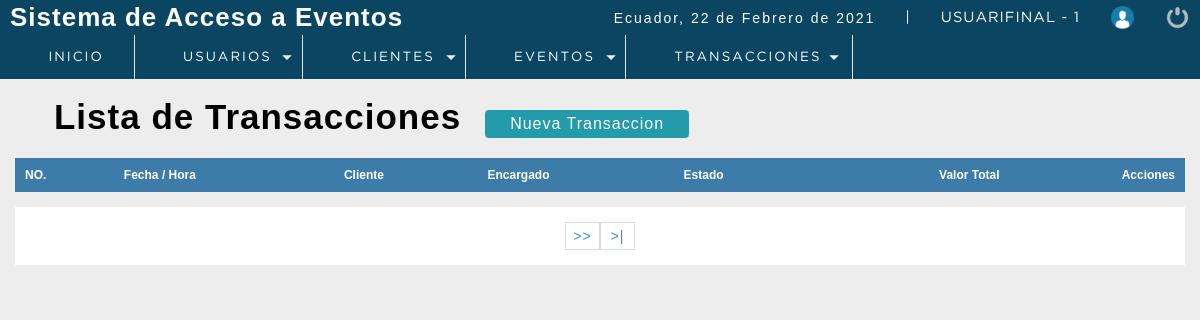
/P_seminarios/sistema/transacciones.php (signed in), run on an earlier commit of the app's database.
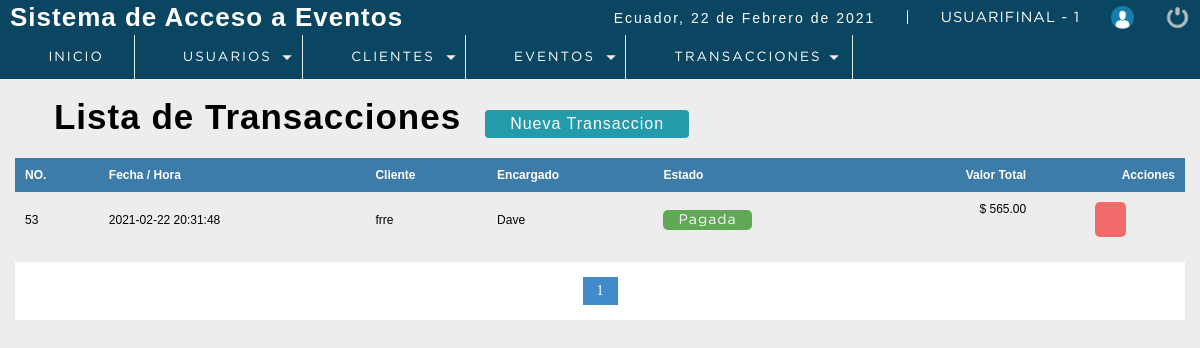
And on a later commit of the database.
### tables this page shows
CREATE TABLE `factura` (
  `nofactura` bigint(11) NOT NULL,
  `fecha` datetime NOT NULL DEFAULT current_timestamp(),
  `usuario` int(11) DEFAULT NULL,
  `codcliente` int(11) DEFAULT NULL,
  `totaltFactura` decimal(10,2) DEFAULT NULL,
  `status` int(11) NOT NULL DEFAULT 1
);

CREATE TABLE `cliente` (
  `idcliente` int(11) NOT NULL,
  `cedula` int(11) DEFAULT NULL,
  `nombre` varchar(80) DEFAULT NULL,
  `apellidos` varchar(80) NOT NULL,
  `Correo` varchar(80) DEFAULT NULL,
  `telefono` int(11) DEFAULT NULL,
  `direccion` text DEFAULT NULL,
  `dateAdd` datetime NOT NULL DEFAULT current_timestamp(),
  `usuario_id` int(11) NOT NULL,
  `status` int(11) NOT NULL DEFAULT 1,
  `cod_tarjeta` varchar(20) NOT NULL
);

CREATE TABLE `usuario` (
  `idusuario` int(11) NOT NULL,
  `nombre` varchar(50) DEFAULT NULL,
  `correo` varchar(100) DEFAULT NULL,
  `usuario` varchar(15) DEFAULT NULL,
  `clave` varchar(100) DEFAULT NULL,
  `rol` int(11) DEFAULT NULL,
  `Status` int(11) NOT NULL DEFAULT 1,
  `cod_cliente` int(11) DEFAULT 0
);

### P_seminarios/sistema/transacciones.php (the view, shortened to what this page needs)
<?php
 include "../conection.php";
?>
<!DOCTYPE html>
<html lang="en">
<head>
	<?php include "includes/scripts.php"?>
</head>
<body>
 <?php include "includes/header.php"?>
	<section id="container">
        <h1><i class="fas fa-list-alt"></i> Lista de Transacciones</h1>
        <a href="Nueva_transaccion.php" class="btn_new">Nueva Transaccion</a>
        <table>
            <tr>
                <th>NO.</th>
                <th>Fecha / Hora</th>
                <th>Cliente</th>
                <th>Encargado</th>
                <th>Estado</th>
                <th class="textright">Valor Total</th>
                <th class="textright">Acciones</th>
            </tr>
            <?php
           $sql_registre = mysqli_query($conection,"SELECT COUNT(*) AS total_registro FROM factura WHERE status !=10");
           $result_registre = mysqli_fetch_array($sql_registre);
           $total_resgistros = $result_registre['total_registro'];
           $por_pagina = 4;
           if (empty($_GET['pagina'])) {
               $pagina =1;
           }
           else {
               $pagina = $_GET['pagina'];
           }
           $desde = ($pagina - 1) * $por_pagina;
           $total_paginas = ceil($total_resgistros / $por_pagina);
           $query = mysqli_query($conection,"SELECT f.nofactura,f.fecha,f.totaltFactura,f.codcliente,f.status,
                                                    u.nombre as encargado,
                                                    cl.nombre as cliente
                                            FROM factura f
                                            INNER JOIN usuario u
                                            ON f.usuario = u.idusuario
                                            INNER JOIN cliente cl
                                            ON f.codcliente = cl.idcliente
                                            WHERE f.status != 10
                                            ORDER BY f.fecha DESC LIMIT $desde,$por_pagina");
           $result = mysqli_num_rows($query);
           if ($result > 0) {
               while ($data = mysqli_fetch_array($query)) {
                    if ($data["status"] == 1) {
                        $estado = '<span class="pagada">Pagada</span>';
                    }else {
                        $estado = '<span class="anulada">Anulada</span>';
                    }
           ?>
            <tr id="row_<?php echo $data["nofactura"];?>">
                <td><?php echo $data["nofactura"];?></td>
                <td><?php echo $data["fecha"];?></td>
                <td><?php echo $data["cliente"];?></td>
                <td><?php echo $data["encargado"];?></td>
                <td class="estado"><?php echo $estado;?></td>
                <td class="textright totalfactura"><span></span><?php echo '$ '.$data["totaltFactura"]; ?></td>
                <td>
                    <div class="div_acciones">
                    <?php
                        if($data["status"]==1)
                        {
                    ?>
                    <div class="div_factura">
                            <button class="btn_anular anular_factura" fac="<?php echo $data["nofactura"]; ?>"><i class="fas fa-ban"></i></button>
                    </div>
                    <?php
                        }else{
                    ?>
                    <div class="div_factura">
                        <button type="button" class="btn_anular inactive"><i class="fas fa-ban"></i></button>
                    </div>
                    <?php } ?>
                    </div>
                </td>
            </tr>
                <?php
               }
           }
            ?>
        </table>
        <div class="paginador">
                    <ul>
                    <?php
                    for ($i=1; $i <= $total_paginas; $i++) {
                        if ($i == $pagina) {
                            echo '<li class="pageSelected">'.$i.'</li>';
                        }
                        else {
                            echo '<li><a href="?pagina='.$i.'">'.$i.'</a></li>';
                        }
                    }
                    if ($pagina!=$total_paginas) {
                    ?>
                    <li><a href="?pagina=<?php echo $pagina+1;?>">>></a></li>
                    <li><a href="?pagina=<?php echo $total_paginas;?>">>|</a></li>
                        <?php
                            }
                        ?>
                    </ul>
                </div>
	</section>
</body>
</html>

What changed in the data, as far as the page shows it:
added factura: nofactura "53", fecha "2021-02-22 20:31:48", codcliente.nombre "frre", usuario.nombre "Dave", status "Pagada", totaltFactura "565.00"
Also different on the page:
new list line: "1"
